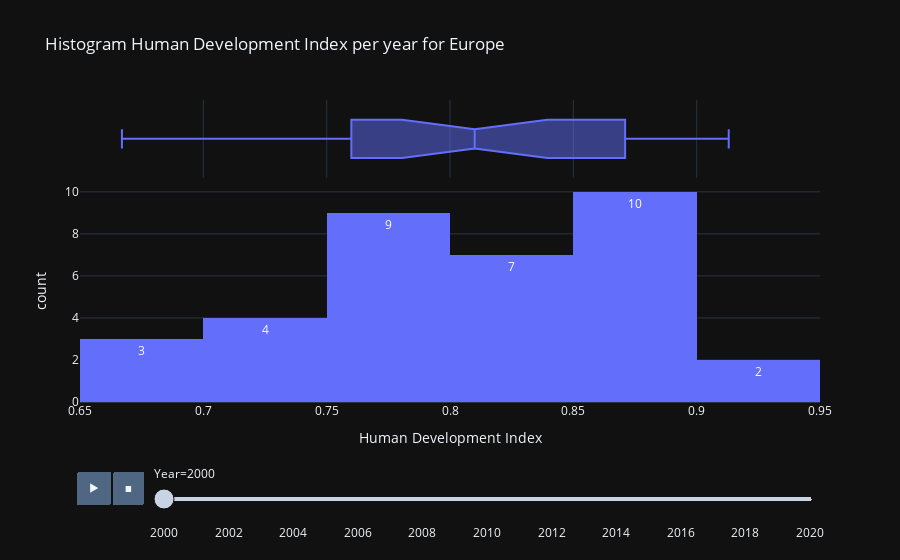

The notebook cell this image was saved under:
### Code cell
def graph_histo_hdi(area_type: str, area_name: str, reference_year: int = 2020) -> go.Figure:
    """
    The functino graph_histo_HDI make a histogram with the frequency of HDI for a given area type.
    The slider change the year of observation and a marginal distribution as a box plot.
    The area name is the current country observed.
    :param reference_year: an int in [2000, 2020]
    :param area_type: ["Entity", "Continent", "Region", "iso3"]
    :param area_name: ["France", "Europe", "Western Europe", "FRA", ...]
    :return: go.Figure.histogram
    """
    df_histo = df_energy_query(area_type, area_name)
    df_histo_filtered = df_histo[['Year', 'Country', 'Continent', 'Region', 'Human Development Index']]

    # Creation of the feature 'reference' that is a boolean.
    reference = pd.DataFrame({'reference': df_histo_filtered['Year'] == reference_year})   # chatGPT  
    df_histo_filtered = pd.concat([df_histo_filtered, reference], axis=1)

    histo = px.histogram(df_histo_filtered,
                         x="Human Development Index",
                         marginal="box",  # ["rug", "box", "violin"]
                         color='reference',
                         title=f"Histogram Human Development Index per year for {area_name}",
                         pattern_shape='reference',
                         opacity=1,
                         # template=THEME,
                         text_auto=True,
                         animation_frame="Year",
                         )

    histo.update_layout(
        showlegend=False,
        transition={'duration': 10000}
    )
    
    return histo

graph_histo_hdi("Continent", "Europe")

### Figure 1 — Plotly figure (JSON) as saved in the notebook; plotly's stock layout.template omitted (floating-point values rounded to 4 significant figures)
{"data": [{"alignmentgroup": "True", "bingroup": "x", "hovertemplate": "reference=False<br>Year=2000<br>Human Development Index=%{x}<br>count=%{y}<extra></extra>", "legendgroup": "False", "marker": {"color": "#636efa", "opacity": 1, "pattern": {"shape": ""}}, "name": "False", "offsetgroup": "False", "orientation": "v", "showlegend": true, "texttemplate": "%{value}", "x": [0.677, 0.871, 0.712, 0.887, 0.667, 0.725, 0.759, 0.808, 0.889, 0.787, 0.891, 0.844, 0.889, 0.81, 0.773, 0.871, 0.847, 0.841, 0.756, 0.766, 0.864, 0.779, 0.893, 0.675, 0.913, 0.793, 0.791, 0.715, 0.763, 0.821, 0.825, 0.904, 0.887, 0.7, 0.862], "xaxis": "x", "yaxis": "y", "type": "histogram"}, {"alignmentgroup": "True", "hovertemplate": "reference=False<br>Year=2000<br>Human Development Index=%{x}<extra></extra>", "legendgroup": "False", "marker": {"color": "#636efa"}, "name": "False", "notched": true, "offsetgroup": "False", "showlegend": false, "x": [0.677, 0.871, 0.712, 0.887, 0.667, 0.725, 0.759, 0.808, 0.889, 0.787, 0.891, 0.844, 0.889, 0.81, 0.773, 0.871, 0.847, 0.841, 0.756, 0.766, 0.864, 0.779, 0.893, 0.675, 0.913, 0.793, 0.791, 0.715, 0.763, 0.821, 0.825, 0.904, 0.887, 0.7, 0.862], "xaxis": "x2", "yaxis": "y2", "type": "box"}], "layout": {"xaxis": {"anchor": "y", "domain": [0.0, 1.0], "title": {"text": "Human Development Index"}}, "yaxis": {"anchor": "x", "domain": [0.0, 0.7326], "title": {"text": "count"}}, "xaxis2": {"anchor": "y2", "domain": [0.0, 1.0], "matches": "x", "showticklabels": false, "showgrid": true}, "yaxis2": {"anchor": "x2", "domain": [0.7426, 1.0], "matches": "y2", "showticklabels": false, "showline": false, "ticks": "", "showgrid": false}, "legend": {"title": {"text": "reference"}, "tracegroupgap": 0}, "title": {"text": "Histogram Human Development Index per year for Europe"}, "barmode": "relative", "updatemenus": [{"buttons": [{"args": [null, {"frame": {"duration": 500, "redraw": true}, "mode": "immediate", "fromcurrent": true, "transition": {"duration": 500, "easing": "linear"}}], "label": "&#9654;", "method": "animate"}, {"args": [[null], {"frame": {"duration": 0, "redraw": true}, "mode": "immediate", "fromcurrent": true, "transition": {"duration": 0, "easing": "linear"}}], "label": "&#9724;", "method": "animate"}], "direction": "left", "pad": {"r": 10, "t": 70}, "showactive": false, "type": "buttons", "x": 0.1, "xanchor": "right", "y": 0, "yanchor": "top"}], "sliders": [{"active": 0, "currentvalue": {"prefix": "Year="}, "len": 0.9, "pad": {"b": 10, "t": 60}, "steps": [{"args": [["2000"], {"frame": {"duration": 0, "redraw": true}, "mode": "immediate", "fromcurrent": true, "transition": {"duration": 0, "easing": "linear"}}], "label": "2000", "method": "animate"}, {"args": [["2001"], {"frame": {"duration": 0, "redraw": true}, "mode": "immediate", "fromcurrent": true, "transition": {"duration": 0, "easing": "linear"}}], "label": "2001", "method": "animate"}, {"args": [["2002"], {"frame": {"duration": 0, "redraw": true}, "mode": "immediate", "fromcurrent": true, "transition": {"duration": 0, "easing": "linear"}}], "label": "2002", "method": "animate"}, {"args": [["2003"], {"frame": {"duration": 0, "redraw": true}, "mode": "immediate", "fromcurrent": true, "transition": {"duration": 0, "easing": "linear"}}], "label": "2003", "method": "animate"}, {"args": [["2004"], {"frame": {"duration": 0, "redraw": true}, "mode": "immediate", "fromcurrent": true, "transition": {"duration": 0, "easing": "linear"}}], "label": "2004", "method": "animate"}, {"args": [["2005"], {"frame": {"duration": 0, "redraw": true}, "mode": "immediate", "fromcurrent": true, "transition": {"duration": 0, "easing": "linear"}}], "label": "2005", "method": "animate"}, {"args": [["2006"], {"frame": {"duration": 0, "redraw": true}, "mode": "immediate", "fromcurrent": true, "transition": {"duration": 0, "easing": "linear"}}], "label": "2006", "method": "animate"}, {"args": [["2007"], {"frame": {"duration": 0, "redraw": true}, "mode": "immediate", "fromcurrent": true, "transition": {"duration": 0, "easing": "linear"}}], "label": "2007", "method": "animate"}, {"args": [["2008"], {"frame": {"duration": 0, "redraw": true}, "mode": "immediate", "fromcurrent": true, "transition": {"duration": 0, "easing": "linear"}}], "label": "2008", "method": "animate"}, {"args": [["2009"], {"frame": {"duration": 0, "redraw": true}, "mode": "immediate", "fromcurrent": true, "transition": {"duration": 0, "easing": "linear"}}], "label": "2009", "method": "animate"}, {"args": [["2010"], {"frame": {"duration": 0, "redraw": true}, "mode": "immediate", "fromcurrent": true, "transition": {"duration": 0, "easing": "linear"}}], "label": "2010", "method": "animate"}, {"args": [["2011"], {"frame": {"duration": 0, "redraw": true}, "mode": "immediate", "fromcurrent": true, "transition": {"duration": 0, "easing": "linear"}}], "label": "2011", "method": "animate"}, {"args": [["2012"], {"frame": {"duration": 0, "redraw": true}, "mode": "immediate", "fromcurrent": true, "transition": {"duration": 0, "easing": "linear"}}], "label": "2012", "method": "animate"}, {"args": [["2013"], {"frame": {"duration": 0, "redraw": true}, "mode": "immediate", "fromcurrent": true, "transition": {"duration": 0, "easing": "linear"}}], "label": "2013", "method": "animate"}, {"args": [["2014"], {"frame": {"duration": 0, "redraw": true}, "mode": "immediate", "fromcurrent": true, "transition": {"duration": 0, "easing": "linear"}}], "label": "2014", "method": "animate"}, {"args": [["2015"], {"frame": {"duration": 0, "redraw": true}, "mode": "immediate", "fromcurrent": true, "transition": {"duration": 0, "easing": "linear"}}], "label": "2015", "method": "animate"}, {"args": [["2016"], {"frame": {"duration": 0, "redraw": true}, "mode": "immediate", "fromcurrent": true, "transition": {"duration": 0, "easing": "linear"}}], "label": "2016", "method": "animate"}, {"args": [["2017"], {"frame": {"duration": 0, "redraw": true}, "mode": "immediate", "fromcurrent": true, "transition": {"duration": 0, "easing": "linear"}}], "label": "2017", "method": "animate"}, {"args": [["2018"], {"frame": {"duration": 0, "redraw": true}, "mode": "immediate", "fromcurrent": true, "transition": {"duration": 0, "easing": "linear"}}], "label": "2018", "method": "animate"}, {"args": [["2019"], {"frame": {"duration": 0, "redraw": true}, "mode": "immediate", "fromcurrent": true, "transition": {"duration": 0, "easing": "linear"}}], "label": "2019", "method": "animate"}, {"args": [["2020"], {"frame": {"duration": 0, "redraw": true}, "mode": "immediate", "fromcurrent": true, "transition": {"duration": 0, "easing": "linear"}}], "label": "2020", "method": "animate"}], "x": 0.1, "xanchor": "left", "y": 0, "yanchor": "top"}], "transition": {"duration": 10000}, "showlegend": false}}
